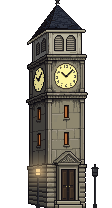
#> input picture Assets/Village/_source/clock-3q/clock_t3_final_112x208.png, 112 x 208 px, found by its file name
$ python build_t2.py
#> lines starting #> are read from the running program, lines starting #| are printed output that depends on the picture; after the words box and inside, x2 and y2 are one past the last pixel; in counts of white or black regions, pixels touching at a corner belong together
### Assets/Village/_source/clock-3q/scripts/lamps.py
# The Clock tower's two street lamps: same fixture, same spots (x=37 and x=94) on every tier.
import math
O=(14,12,16,255)
def lamp(im, x, state='lit'):
    from PIL import ImageDraw
    px=im.load(); d=ImageDraw.Draw(im)
    for y in range(176,207): px[x,y]=(26,26,30,255); px[x+1,y]=(44,44,50,255)
    d.rectangle([x-1,204,x+2,207],fill=(30,30,34,255))
    glass={'lit':(250,214,150,255),'off':(54,56,60,255),'broken':(18,18,22,255)}[state]
    d.rectangle([x-2,168,x+3,175],fill=glass); d.rectangle([x-2,168,x+3,175],outline=(24,24,28,255))
    d.line([x-1,172,x+2,172],fill=(24,24,28,255))
    d.polygon([(x-3,168),(x+4,168),(x+0,165),(x+1,165)],fill=(30,30,34,255)); px[x,164]=O; px[x+1,164]=O
    d.line([x-1,176,x+2,176],fill=(30,30,34,255))
    if state=='off':
        px[x-1,169]=(96,98,100,255); px[x-1,170]=(74,76,80,255)            # a dull reflection on dead glass
    if state=='broken':
        for (sx,sy) in ((x-1,169),(x+2,171),(x+2,174),(x-1,174),(x,173)): px[sx,sy]=(150,158,160,255)   # shards left in the frame
        px[x+3,170]=(0,0,0,0); px[x+3,171]=(0,0,0,0); px[x+3,169]=(24,24,28,255)                     # a pane's frame knocked out
        px[x+4,172]=(24,24,28,255)
def glow(im,cx,cy,R,col,k0,opaque_only=False,skip=()):
    px=im.load(); W,H=im.size
    for y in range(max(0,cy-R),min(H,cy+R+1)):
        for x in range(max(0,cx-R),min(W,cx+R+1)):
            dd=math.hypot(x-cx,y-cy)
            if dd>R: continue
            k=k0*(1-dd/R)**1.5; p=px[x,y]
            if p[:3] in skip: continue
            if opaque_only and p[3]<=20: continue
            if p[3]>20:
                a=min(0.6,k); px[x,y]=tuple(int(p[i]+(col[i]-p[i])*a) for i in range(3))+(255,)
            else:
                al=int(min(150,255*k*0.9))
                if al>=7: px[x,y]=col+(al,)
def lamp_light(im,x):
    glow(im,x+1,171,22,(255,214,150),0.55,opaque_only=True,skip={(250,214,150)}); glow(im,x+1,171,8,(255,214,150),0.55,skip={(250,214,150)})

# [17 lines left out: function bent_lamp, not called in this run]

### Assets/Village/_source/clock-3q/scripts/build_t2.py
from PIL import Image, ImageDraw, ImageEnhance
import random, math
random.seed(11)
D='/mnt/user-data/uploads/Deadline/Assets/Village/'
im=Image.open('clock_t3_final_112x208.png').convert('RGBA'); px=im.load(); d=ImageDraw.Draw(im); W,H=im.size
#> further down, im is the input picture: PIL image 112x208 RGBA; mean R, G, B, A 178.7, 176.1, 170.4, 116.9
#> after `W, H = im.size`: W = 112; H = 208
O=(14,12,16,255)
solid=lambda x,y: 0<=x<W and 0<=y<H and px[x,y][3]>20
# ---- 1. clock faces unlit: dull glass, hands and numerals kept (stopped clock)
DULL={(252,245,161):(150,146,126),(217,210,144):(132,128,110),(222,212,140):(118,114,98),(196,186,122):(100,97,84)}
for y in range(58,96):
    for x in range(28,84):
        if px[x,y][:3] in DULL: px[x,y]=DULL[px[x,y][:3]]+(255,)
# ---- 2. windows: one candle (front upper); the others dark or covered, each differently
GL=(24,22,28,255)
def dark(x0,x1,y0,y1):
#> called with x0 = 65, x1 = 66, y0 = 107, y1 = 116
    for y in range(y0,y1+1):
        for x in range(x0,x1+1): px[x,y]=GL
dark(65,66,107,116); dark(65,66,134,143)
for y in range(104,148):                                   # every lit pane on the side wall goes dark
    for x in range(34,45):
        r,g,b,a_=px[x,y]
        if a_>20 and r>90 and r>g+25 and g>b: px[x,y]=GL
for (x,y,c) in [(65,116,(120,70,30)),(66,116,(150,90,36)),(65,115,(196,128,50)),(66,115,(255,206,120)),(66,114,(255,236,170)),(65,114,(110,64,28)),(65,113,(60,38,24)),(66,113,(84,52,26))]: px[x,y]=c+(255,)
WD=[(104,78,50),(92,68,44),(118,90,58)]
def plank(x0,y0,x1,y1,w=2):
    col=random.choice(WD)
    d.line([x0,y0,x1,y1],fill=col+(255,),width=w)
    d.line([x0,y0+w-1,x1,y1+w-1],fill=tuple(int(c*0.62) for c in col)+(255,),width=1)
    px[x0,y0]=(40,30,22,255); px[x1,y1]=(40,30,22,255)          # nail heads
plank(62,136,70,134); plank(62,141,70,142); plank(63,138,69,139,1)      # front lower: three crooked planks
for y in range(134,145):                                               # side lower: a rusty tin sheet
    for x in range(37,42):
        px[x,y]=random.choice([(96,62,44),(84,56,42),(110,72,48),(72,52,44)])+(255,)
    px[37,y]=(40,30,26,255)
for y in (136,139,142): px[39,y]=(60,42,34,255)
# ---- 3. belfry louvres: slats missing and one hanging loose in the right opening
for (x0,x1,y) in ((67,74,41),(67,74,43),(68,73,45)):
    for x in range(x0,x1+1):
        if px[x,y][:3]!=(25,23,27): px[x,y]=(26,24,28,255)
d.line([68,44,73,47],fill=(120,116,104,255))
for x in (56,57,58): px[x,45]=(26,24,28,255)
# ---- 4. roof: a few slates gone, and a tarp roped over a hole (the High school's T2 tarp)
AP=(59,5); CL=(48,28); CR=(85,28)
def in_front(x,y):
    if not (5<=y<=27): return False
    t=(y-AP[1])/(CR[1]-AP[1]); return AP[0]+(CL[0]-AP[0])*t+1 <= x <= AP[0]+(CR[0]-AP[0])*t-1
for (x,y,w) in ((55,14,3),(52,22,2),(61,10,2)):
    for i in range(w):
        if in_front(x+i,y): px[x+i,y]=(18,18,22,255); px[x+i,y+1]=(30,30,36,255)
sch=Image.open(D+'heroes_t2.png').convert('RGBA'); sp=sch.load()
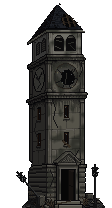
#> input picture Assets/Village/_source/clock-3q/clock_t1_final_112x208.png, 112 x 208 px, given in place of heroes_t2.png, which was not available
#> further down, sch is the input picture: PIL image 112x208 RGBA; mean R, G, B, A 155.1, 154.6, 153.3, 119.8
ox,oy=18,-39                                   # school (41..73, 51..75) -> tower roof, lower right of the front face
for y in range(51,76):
    for x in range(41,74):
        p=sp[x,y]
        if p[3]>200 and p[2]>p[0]+6 and p[2]>70:
            tx,ty=x+ox,y+oy
            if in_front(tx,ty) and ty>=13: px[tx,ty]=tuple(min(255,int(c*1.12)) for c in p[:3])+(255,)
for (a,b) in (((62,15),(58,12)),((80,27),(84,30))):       # two ropes
    d.line([a,b],fill=(70,58,40,255))
plank(60,186,76,181)                                        # a plank propped across the door
plank(59,174,77,177); plank(58,195,75,192); plank(62,167,74,171,1)   # more boards across the entrance, each at its own angle
import sys; sys.path.insert(0,'/home/claude/pl')
from lamps import lamp, glow
lamp(im,37,'off'); lamp(im,94,'broken'); px=im.load(); d=ImageDraw.Draw(im)
#> in lamp, `d = ImageDraw.Draw(im)`:
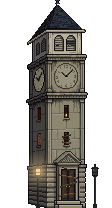
#> im: PIL image 112x208 RGBA; mean R, G, B, A 176.4, 173.9, 169.4, 116.9; transparent parts drawn white
im.save('t2/clock_t2_code_precolour.png')
# ---- 5. grime: mould blotches and rain streaks on the stone (walls only), then the dull pass
def noise(seed):
    random.seed(seed); g=[[random.random() for _ in range(W//6+3)] for _ in range(H//6+3)]
    def f(x,y):
        gx,gy=x/6,y/6; i,j=int(gx),int(gy); u,v=gx-i,gy-j
        a=g[j][i]*(1-u)+g[j][i+1]*u; b=g[j+1][i]*(1-u)+g[j+1][i+1]*u; return a*(1-v)+b*v
    return f
n1=noise(3)
for y in range(30,208):
    for x in range(W):
        p=px[x,y]
        if p[3]<=20: continue
        s=sum(p[:3])
        if not (250<s<560) or p[0]<p[2]+8: continue           # stone only: not glass, wood, outlines or tarp
        v=n1(x,y)
        if v>0.56:
            k=min(0.5,(v-0.56)*1.9)
            px[x,y]=(int(p[0]*(1-k)+52*k),int(p[1]*(1-k)+58*k),int(p[2]*(1-k)+44*k),255)
random.seed(5)
for x in random.sample(range(48,84),9):                        # dark runs under the ledges
    for (y0,L) in ((99,random.randint(4,11)),(57,random.randint(2,5))):
        for i in range(L):
            p=px[x,y0+i]
            if p[3]>20 and sum(p[:3])>260: px[x,y0+i]=tuple(int(c*(0.72+0.02*i)) for c in p[:3])+(255,)
a=im.split()[3]; rgb=im.convert('RGB')
#> after `a = im.split()[3]`:
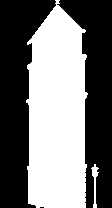
#> a: PIL image 112x208 L; 45.8% white; 2 white regions, box (x1, y1, x2, y2) and area: (26, 0, 88, 208) 10544, (91, 164, 99, 208) 135
#> after `rgb = im.convert('RGB')`:
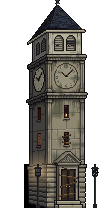
#> rgb: PIL image 112x208 RGB; mean R, G, B 174.7, 172.5, 168.2
rgb=ImageEnhance.Color(rgb).enhance(0.80); rgb=ImageEnhance.Brightness(rgb).enhance(0.78)
#> after `rgb = ImageEnhance.Brightness(rgb).enhance(0.78)`:
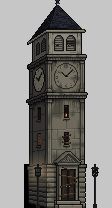
#> rgb: PIL image 112x208 RGB; mean R, G, B 135.1, 133.7, 131
out=rgb.convert('RGBA'); out.putalpha(a); op=out.load()
#> after `out.putalpha(a)`:
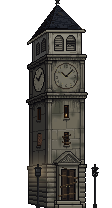
#> out: PIL image 112x208 RGBA; mean R, G, B, A 135.1, 133.7, 131, 116.9; transparent parts drawn white
# the candle: brighter flame, warm light filling the lower panes, and a little warm light on the stone around the window
for (x,y,c) in [(65,116,(170,100,40)),(66,116,(214,140,56)),(65,115,(240,170,70)),(66,115,(255,226,150)),(65,114,(255,206,110)),(66,114,(255,244,196)),
                (65,113,(214,140,60)),(66,113,(240,176,84)),(65,112,(150,90,40)),(66,112,(176,108,46)),(65,111,(104,62,30)),(66,111,(124,74,34)),(65,110,(70,44,26)),(66,110,(84,52,28))]:
    op[x,y]=c+(255,)
CAND={op[x,y][:3] for x in (65,66) for y in range(110,117)}
glow(out,66,114,8,(255,196,110),0.34,opaque_only=True,skip=CAND)
out.save('t2/clock_t2_draft_112x208.png')
